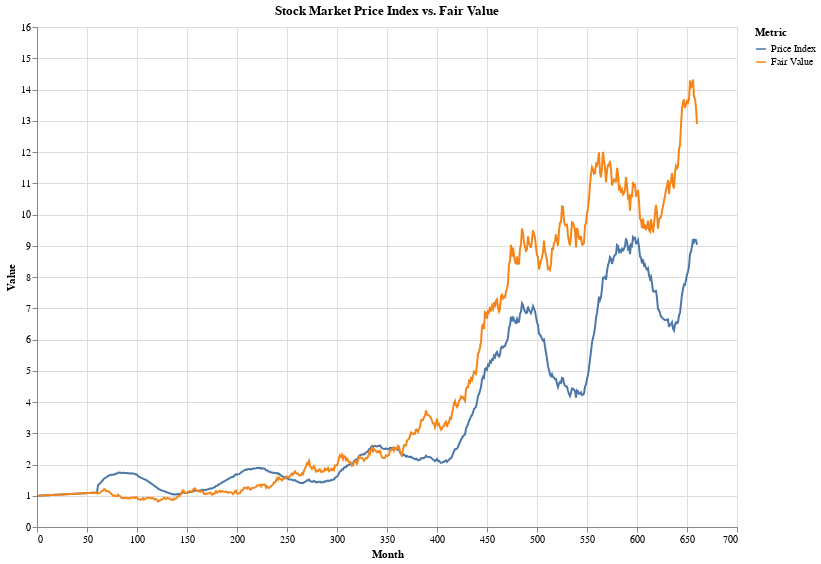

The notebook cell saved with this chart:
### Code cell
chart_data = df.select([
    'Month',
    pl.col('Price Idx').alias('Price Index'),
    pl.col('Fair Value')
]).unpivot(
    index=['Month'],
    on=['Price Index', 'Fair Value'],
    variable_name='Metric',
    value_name='Value'
)

alt.Chart(chart_data).mark_line().encode(
    x='Month',
    y='Value',
    color=alt.Color('Metric:N', scale=alt.Scale(
        domain=['Price Index', 'Fair Value'],
    ))
).properties(
    width=700,
    height=500,
    title="Stock Market Price Index vs. Fair Value"
)

### Figure 1 — Vega-Lite specification as saved in the notebook (floating-point values rounded to 4 significant figures; data arrays with more than 128 entries replaced by an {"elided": "..."} marker saying what was removed)
{"usermeta": {"embedOptions": {"theme": "carbong100"}}, "config": {"view": {"continuousWidth": 300, "continuousHeight": 300}}, "data": {"name": "data-ad450504e54e52001d3bf8761d93a64d"}, "mark": {"type": "line"}, "encoding": {"color": {"field": "Metric", "scale": {"domain": ["Price Index", "Fair Value"]}, "type": "nominal"}, "x": {"field": "Month", "type": "quantitative"}, "y": {"field": "Value", "type": "quantitative"}}, "height": 500, "title": "Stock Market Price Index vs. Fair Value", "width": 700, "$schema": "https://vega.github.io/schema/vega-lite/v5.20.1.json", "datasets": {"data-ad450504e54e52001d3bf8761d93a64d": {"elided": "1322 records"}}}
